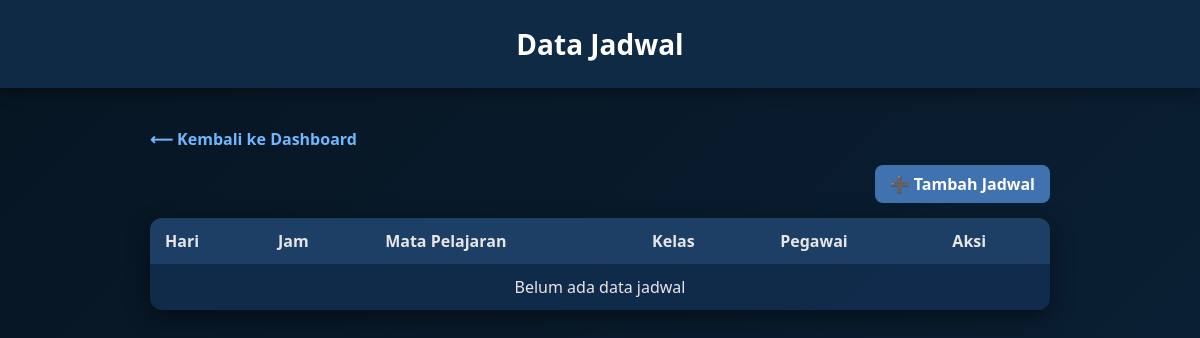
Before: /admin_app/jadwal/ with the older database file.
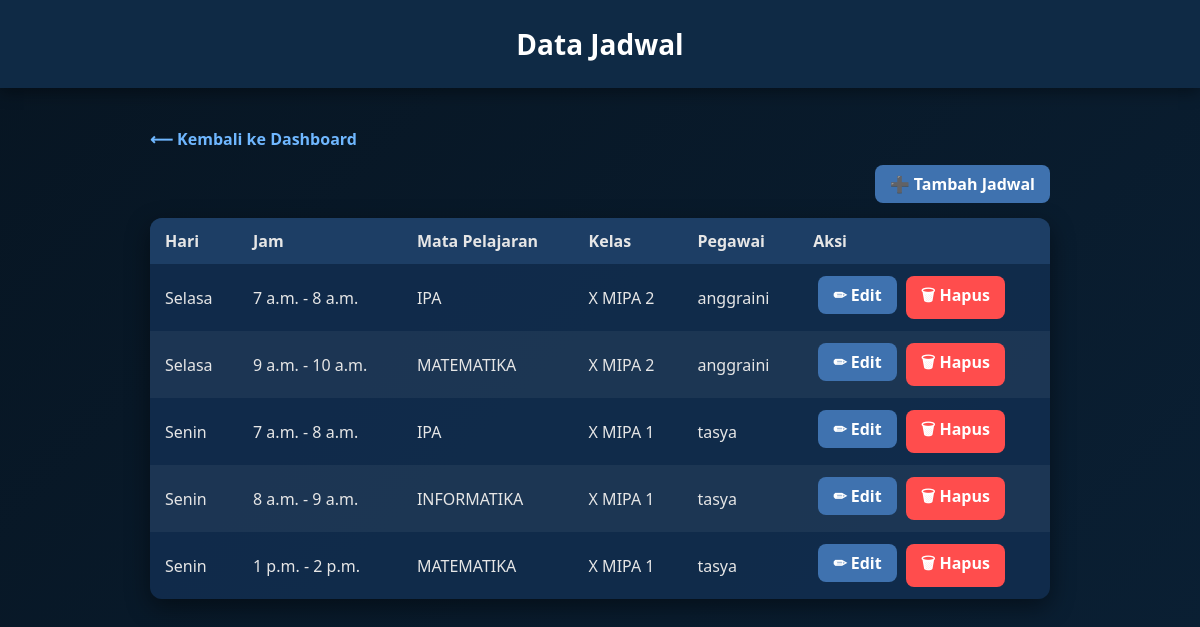
After: the same page with the newer database file.
### admin_app/models.py (models this page shows, shortened)
class Jadwal(models.Model):
    HARI_CHOICES = [
        ("Senin", "Senin"),
        ("Selasa", "Selasa"),
        ("Rabu", "Rabu"),
        ("Kamis", "Kamis"),
        ("Jumat", "Jumat"),
    ]
    hari = models.CharField(max_length=20, choices=HARI_CHOICES)
    jam_mulai = models.TimeField()
    jam_selesai = models.TimeField()
    mata_pelajaran = models.CharField(max_length=100)
    kelas = models.CharField(max_length=50)
    pegawai = models.ForeignKey(Pegawai, on_delete=models.CASCADE)

class Pegawai(models.Model):
    id_pegawai = models.CharField(max_length=10, unique=True, editable=False)
    JABATAN_CHOICES = [
        ("guru", "Guru"),
        ("staff", "Staff"),
        ("admin", "Admin"),
    ]
    user = models.OneToOneField(User, on_delete=models.CASCADE, null=True, blank=True)
    nama = models.CharField(max_length=200)
    nip = models.CharField(max_length=50, blank=True, null=True)
    jabatan = models.CharField(max_length=20, choices=JABATAN_CHOICES)
    gaji_pokok = models.IntegerField(default=0)

### admin_app/views.py (the view)
# urls.py: path("jadwal/", views.list_jadwal, name="list_jadwal"),
def list_jadwal(request):
    data = Jadwal.objects.all().order_by("hari", "jam_mulai")
    return render(request, "admin_app/jadwal.html", {"jadwal_list": data})

### admin_app/templates/admin_app/jadwal.html (shortened to what this page needs)
<!DOCTYPE html>
<html lang="en">
<head>
</head>
<body>
<header>Data Jadwal</header>
<div class="wrapper">
    <a href="{% url 'index' %}" class="back">⟵ Kembali ke Dashboard</a>
    <div class="top-actions">
        <a href="{% url 'tambah_jadwal' %}" class="button">➕ Tambah Jadwal</a>
    </div>
    <table>
        <thead>
            <tr>
                <th>Hari</th>
                <th>Jam</th>
                <th>Mata Pelajaran</th>
                <th>Kelas</th> <th>Pegawai</th>
                <th>Aksi</th>
            </tr>
        </thead>
        <tbody>
        {% for j in jadwal_list %}
            <tr>
                <td>{{ j.hari }}</td>
                <td>{{ j.jam_mulai }} - {{ j.jam_selesai }}</td>
                <td>{{ j.mata_pelajaran }}</td>
                <td>{{ j.kelas }}</td> <td>{{ j.pegawai.nama }}</td>
                <td>
                    <a href="{% url 'edit_jadwal' j.id %}" class="button">✏ Edit</a>
                    <a href="{% url 'hapus_jadwal' j.id %}" class="button delete-button">🗑 Hapus</a>
                </td>
            </tr>
        {% empty %}
            <tr>
                <td colspan="6" style="text-align:center;">Belum ada data jadwal</td>
            </tr>
        {% endfor %}
        </tbody>
    </table>
</div>
</body>
</html>

### admin_app/templates/admin_app/jadwal.html (style rules this page uses)
body { margin: 0; font-family: "Segoe UI", sans-serif; background: linear-gradient(135deg, #071522, #0a1f33); color: #e6e6e6; }
header { background: #0f2a45; padding: 25px 0; text-align: center; font-size: 28px; font-weight: 600; color: #fff; box-shadow: 0 4px 15px rgba(0,0,0,0.4); }
.wrapper { max-width: 900px; margin: 40px auto; padding: 0 20px; }
a.back { display: inline-block; margin-bottom: 15px; color: #6fb7ff; text-decoration: none; font-weight: bold; }
.top-actions { margin-bottom: 15px; text-align: right; }
a.button { display: inline-block; padding: 8px 15px; background: #3f72af; color: white; border-radius: 8px; font-weight: bold; text-decoration: none; transition: 0.3s; margin-left: 5px; }
a.delete-button { background: #ff4d4d; }
table { width: 100%; border-collapse: collapse; background: rgba(17,45,78,0.9); border-radius: 12px; overflow: hidden; box-shadow: 0 8px 25px rgba(0,0,0,0.45); }
th, td { padding: 12px 15px; text-align: left; }
th { background: rgba(31,65,105,0.9); }
tr:nth-child(even) { background: rgba(255,255,255,0.05); }

Changed rows visible on the page:
added Jadwal: hari "Selasa", jam_mulai "7 a.m.", jam_selesai "8 a.m.", mata_pelajaran "IPA", kelas "X MIPA 2", pegawai.nama "anggraini"
added Jadwal: hari "Selasa", jam_mulai "9 a.m.", jam_selesai "10 a.m.", mata_pelajaran "MATEMATIKA", kelas "X MIPA 2", pegawai.nama "anggraini"
added Jadwal: hari "Senin", jam_mulai "7 a.m.", jam_selesai "8 a.m.", mata_pelajaran "IPA", kelas "X MIPA 1", pegawai.nama "tasya"
added Jadwal: hari "Senin", jam_mulai "8 a.m.", jam_selesai "9 a.m.", mata_pelajaran "INFORMATIKA", kelas "X MIPA 1", pegawai.nama "tasya"
added Jadwal: hari "Senin", jam_mulai "1 p.m.", jam_selesai "2 p.m.", mata_pelajaran "MATEMATIKA", kelas "X MIPA 1", pegawai.nama "tasya"
Other visible differences:
text no longer shown: "Belum ada data jadwal"
